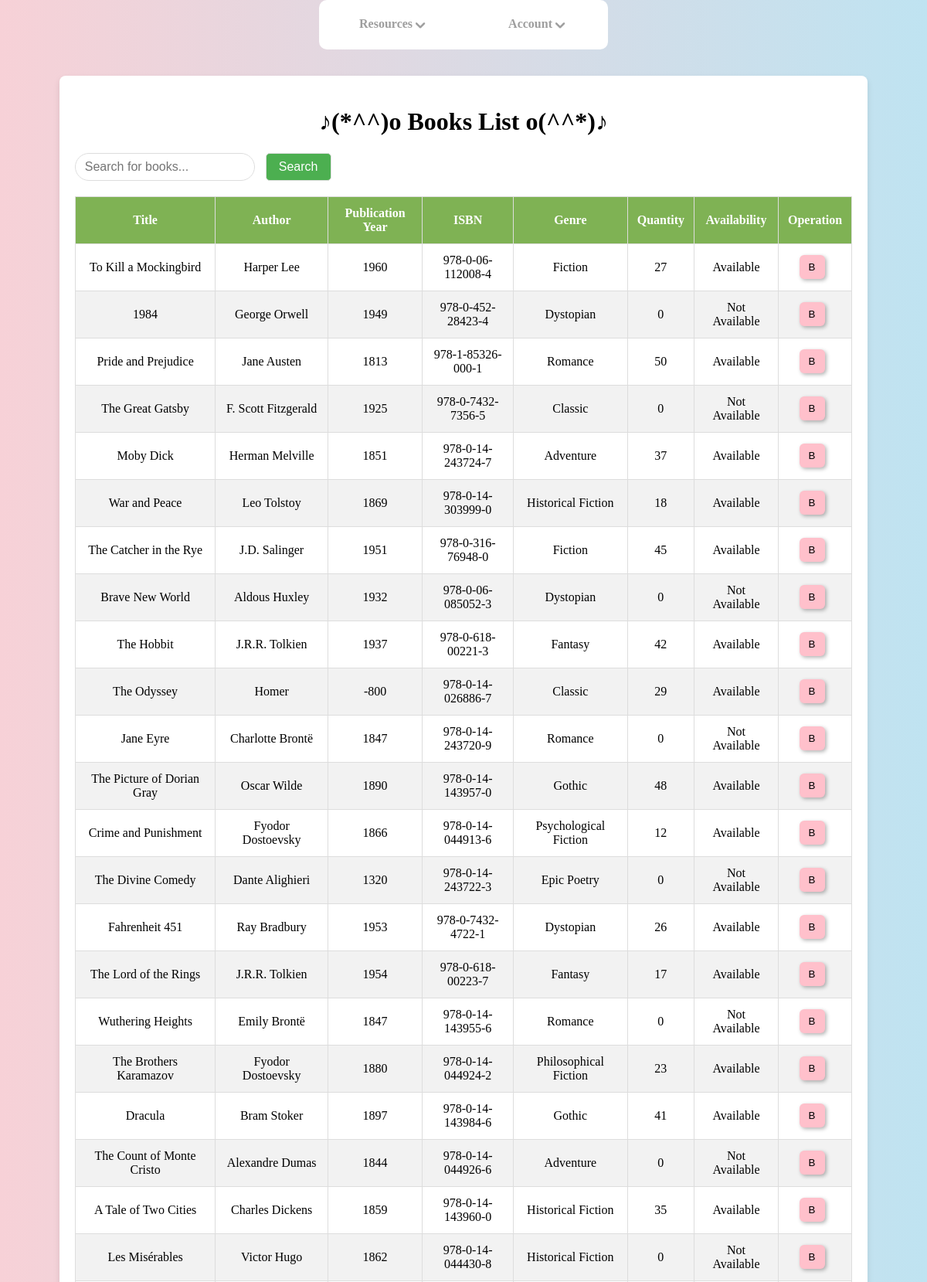
The app's page /stu_books (upper part) with its own data.
### tables this page shows
CREATE TABLE book_inventory (
                    item_id INTEGER PRIMARY KEY AUTOINCREMENT,
                    item_id_fk INTEGER,
                    quantity INTEGER,
                    availability TEXT CHECK(availability IN ('Available', 'Not Available')),
                    FOREIGN KEY(item_id_fk) REFERENCES books(book_id)
                );

CREATE TABLE books (
                    book_id INTEGER PRIMARY KEY AUTOINCREMENT,
                    title TEXT NOT NULL,
                    author TEXT NOT NULL,
                    publication_year INTEGER,
                    isbn TEXT UNIQUE,
                    genre TEXT
                );

### app.py (the view)
@app.route('/stu_books')
def stu_books():  # put application's code here
    username = session.get('username')
    conn = get_db()
    cursor = conn.cursor()
    cursor.execute("""
        SELECT books.book_id, books.title, books.author, books.publication_year, books.isbn, books.genre,
               book_inventory.quantity, book_inventory.availability
        FROM books
        LEFT JOIN book_inventory ON books.book_id = book_inventory.item_id_fk
    """)
    books = cursor.fetchall()  # 获取用户数据
    cursor.execute("SELECT role FROM users WHERE username = ?", (username,))
    user = cursor.fetchone()
    role = user['role'] if user else None
    borrowed_date = datetime.now().date()
    due_date = borrowed_date + timedelta(days=14)
    return_date = datetime.now().date()
    conn.close()
    return render_template("stu_books.html", books=books, role=role, username=username,
                           borrowed_date=borrowed_date, due_date=due_date, return_date=return_date)

### app.py (called while the page is built)
def get_db():
    conn = sqlite3.connect(DATABASE, check_same_thread=False)
    conn.row_factory = sqlite3.Row  # 允许通过列名访问数据
    return conn

### templates/stu_books.html (shortened to what this page needs)
<!DOCTYPE html>
<html lang="en">
<head>
    <link rel="stylesheet" href="../static/css/libr_frontpage.css">
</head>
<body>
        <div class="nav">
        <div class="nav-wrapper">
            <div class="nav-item">
                <a href="#" class="alink">
                    <span>Resources</span>
                    <img src="../static/img/drop.png" alt="">
                </a>
            </div>
            <div class="nav-item">
                <a href="#" class="alink">
                    <span>Account</span>
                    <img src="../static/img/drop.png" alt="">
                </a>
            </div>
        </div>
    </div>
    <div class="table-container">
        <h1 style="text-align: center;">♪(*^^)o Books List o(^^*)♪</h1>
        <form method="POST" action="/stubook_search">
            <input type="text" name="search" id="searchInput" placeholder="Search for books..." />
            <button type="submit" class="search_button">Search</button>
        </form>
        <table>
            <thead>
                <tr>
                    <th>Title</th>
                    <th>Author</th>
                    <th>Publication Year</th>
                    <th>ISBN</th>
                    <th>Genre</th>
                    <th>Quantity</th>
                    <th>Availability</th>
                    <th>Operation</th>
                </tr>
            </thead>
            <tbody id="booksTable">
                {% for book in books %}
                <tr>
                    <td>{{ book['title'] }}</td>
                    <td>{{ book['author'] }}</td>
                    <td>{{ book['publication_year'] }}</td>
                    <td>{{ book['isbn'] }}</td>
                    <td>{{ book['genre'] }}</td>
                    <td>{{ book['quantity'] }}</td>
                    <td>{{ book['availability'] }}</td>
                    <td>
                        <button onclick="borrowBook({{ book['book_id'] }}, '{{ book['title'] }}', '{{ username }}')" class="borrow-button" style="margin-right: 8px;">B</button>
                    </td>
                </tr>
                {% endfor %}
            </tbody>
        </table>
    </div>
</body>
</html>

### static/css/libr_frontpage.css (style rules this page uses)
body { background: linear-gradient(to right, rgb(247, 209, 215), rgb(191, 227, 241)); overflow-x: hidden; display: flex; justify-content: center; }
.nav { position: absolute; left: 50%; top: 0%; transform: translate(-50%); z-index: 100; }
.nav .nav-wrapper { box-sizing: border-box; border-radius: 10px; background-color: #fff; display: flex; justify-content: flex-start; }
.nav .nav-wrapper .nav-item { color: #9e9e9e; padding: 10px 30px; cursor: pointer; font-weight: 800; position: relative; display: inline-block; }
.nav .nav-wrapper .nav-item .alink { border: 2px solid transparent; color: #9e9e9e; text-decoration: none; display: flex; flex-wrap: nowrap; padding: 10px 20px; }
.nav .nav-wrapper .nav-item .alink img { width: 20px; height: 20px; vertical-align: middle; }
.table-container { width: 85%; max-width: 1100px; padding: 20px; background-color: white; border-radius: 8px; box-shadow: 0 4px 8px rgba(0, 0, 0, 0.1); margin-top: 90px; overflow-x: auto; }
table { width: 100%; border-collapse: collapse; margin: 20px 0; }
table th, table td { padding: 12px; text-align: center; border: 1px solid #ddd; }
table th { background-color: #7fb254; color: white; }
table tr:nth-child(even) { background-color: #f2f2f2; }
#searchInput { padding: 8px 12px; font-size: 16px; border-radius: 25px; border: 1px solid #ddd; margin-right: 10px; }
.search_button { padding: 8px 16px; font-size: 16px; border-radius: 5px; border: 1px solid #ddd; background-color: #4CAF50; color: white; cursor: pointer; }

### templates/stu_books.html (style rules this page uses)
.borrow-button, .return-button { color: black; border: none; padding: 8px 12px; cursor: pointer; box-shadow: 2px 2px 5px rgba(0, 0, 0, 0.3); transition: box-shadow 0.2s ease, transform 0.2s ease; border-radius: 6px; }
.borrow-button { background-color: pink; }

### records on screen
book_inventory: title "To Kill a Mockingbird", author "Harper Lee", publication_year "1960", isbn "978-0-06-112008-4", genre "Fiction", quantity "27", availability "Available"
book_inventory: title "1984", author "George Orwell", publication_year "1949", isbn "978-0-452-28423-4", genre "Dystopian", quantity "0", availability "Not Available"
book_inventory: title "Pride and Prejudice", author "Jane Austen", publication_year "1813", isbn "978-1-85326-000-1", genre "Romance", quantity "50", availability "Available"
book_inventory: title "The Great Gatsby", author "F. Scott Fitzgerald", publication_year "1925", isbn "978-0-7432-7356-5", genre "Classic", quantity "0", availability "Not Available"
book_inventory: title "Moby Dick", author "Herman Melville", publication_year "1851", isbn "978-0-14-243724-7", genre "Adventure", quantity "37", availability "Available"
book_inventory: title "War and Peace", author "Leo Tolstoy", publication_year "1869", isbn "978-0-14-303999-0", genre "Historical Fiction", quantity "18", availability "Available"
book_inventory: title "The Catcher in the Rye", author "J.D. Salinger", publication_year "1951", isbn "978-0-316-76948-0", genre "Fiction", quantity "45", availability "Available"
book_inventory: title "Brave New World", author "Aldous Huxley", publication_year "1932", isbn "978-0-06-085052-3", genre "Dystopian", quantity "0", availability "Not Available"
book_inventory: title "The Hobbit", author "J.R.R. Tolkien", publication_year "1937", isbn "978-0-618-00221-3", genre "Fantasy", quantity "42", availability "Available"
book_inventory: title "The Odyssey", author "Homer", publication_year "-800", isbn "978-0-14-026886-7", genre "Classic", quantity "29", availability "Available"
book_inventory: title "Jane Eyre", author "Charlotte Brontë", publication_year "1847", isbn "978-0-14-243720-9", genre "Romance", quantity "0", availability "Not Available"
book_inventory: title "The Picture of Dorian Gray", author "Oscar Wilde", publication_year "1890", isbn "978-0-14-143957-0", genre "Gothic", quantity "48", availability "Available"
book_inventory: title "Crime and Punishment", author "Fyodor Dostoevsky", publication_year "1866", isbn "978-0-14-044913-6", genre "Psychological Fiction", quantity "12", availability "Available"
book_inventory: title "The Divine Comedy", author "Dante Alighieri", publication_year "1320", isbn "978-0-14-243722-3", genre "Epic Poetry", quantity "0", availability "Not Available"
book_inventory: title "Fahrenheit 451", author "Ray Bradbury", publication_year "1953", isbn "978-0-7432-4722-1", genre "Dystopian", quantity "26", availability "Available"
book_inventory: title "The Lord of the Rings", author "J.R.R. Tolkien", publication_year "1954", isbn "978-0-618-00223-7", genre "Fantasy", quantity "17", availability "Available"
book_inventory: title "Wuthering Heights", author "Emily Brontë", publication_year "1847", isbn "978-0-14-143955-6", genre "Romance", quantity "0", availability "Not Available"
book_inventory: title "The Brothers Karamazov", author "Fyodor Dostoevsky", publication_year "1880", isbn "978-0-14-044924-2", genre "Philosophical Fiction", quantity "23", availability "Available"
book_inventory: title "Dracula", author "Bram Stoker", publication_year "1897", isbn "978-0-14-143984-6", genre "Gothic", quantity "41", availability "Available"
book_inventory: title "The Count of Monte Cristo", author "Alexandre Dumas", publication_year "1844", isbn "978-0-14-044926-6", genre "Adventure", quantity "0", availability "Not Available"
book_inventory: title "A Tale of Two Cities", author "Charles Dickens", publication_year "1859", isbn "978-0-14-143960-0", genre "Historical Fiction", quantity "35", availability "Available"
book_inventory: title "Les Misérables", author "Victor Hugo", publication_year "1862", isbn "978-0-14-044430-8", genre "Historical Fiction", quantity "0", availability "Not Available"
